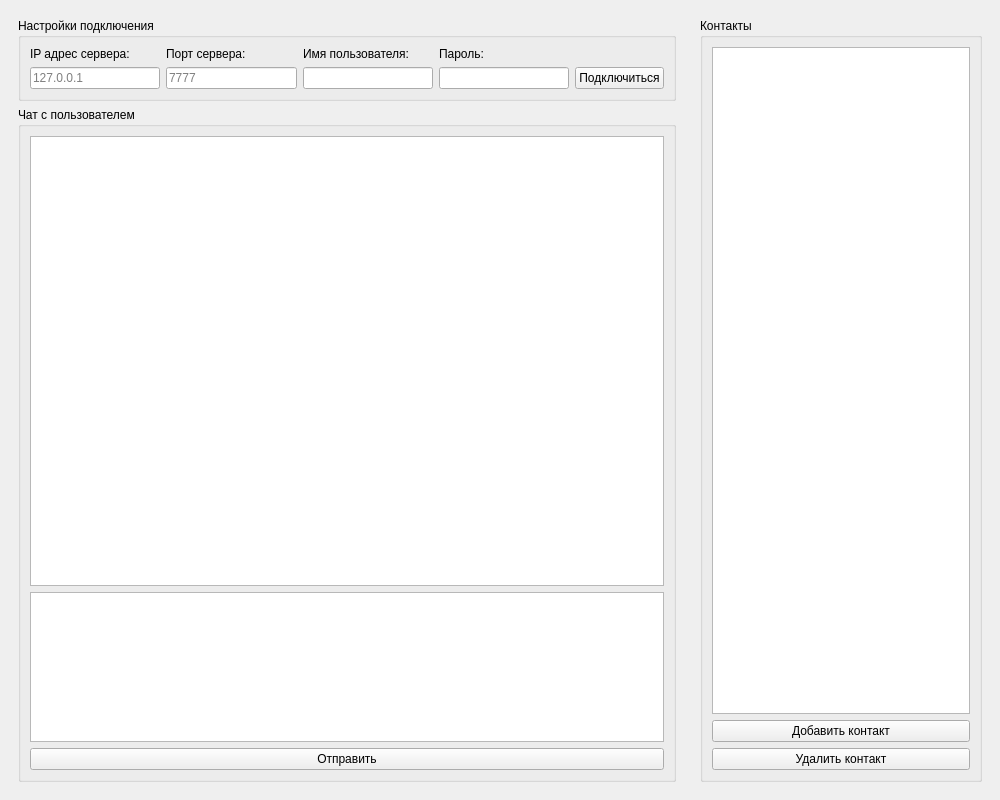
<?xml version="1.0" encoding="UTF-8"?>
<ui version="4.0">
 <class>MainWindow</class>
 <widget class="QMainWindow" name="MainWindow">
  <property name="geometry">
   <rect>
    <x>0</x>
    <y>0</y>
    <width>1000</width>
    <height>800</height>
   </rect>
  </property>
  <property name="sizePolicy">
   <sizepolicy hsizetype="Preferred" vsizetype="Preferred">
    <horstretch>0</horstretch>
    <verstretch>0</verstretch>
   </sizepolicy>
  </property>
  <property name="windowTitle">
   <string>GB PyChat</string>
  </property>
  <widget class="QWidget" name="centralwidget">
   <layout class="QHBoxLayout" name="horizontalLayout">
    <item>
     <widget class="QWidget" name="widgetMain" native="true">
      <layout class="QVBoxLayout" name="verticalLayout">
       <item>
        <widget class="QGroupBox" name="groupBoxConnection">
         <property name="title">
          <string>Настройки подключения</string>
         </property>
         <layout class="QGridLayout" name="gridLayout">
          <item row="1" column="0">
           <widget class="QLineEdit" name="lineEditIP">
            <property name="placeholderText">
             <string>127.0.0.1</string>
            </property>
           </widget>
          </item>
          <item row="0" column="0">
           <widget class="QLabel" name="labelIP">
            <property name="text">
             <string>IP адрес сервера:</string>
            </property>
           </widget>
          </item>
          <item row="1" column="4">
           <widget class="QPushButton" name="pushButtonConnect">
            <property name="text">
             <string>Подключиться</string>
            </property>
           </widget>
          </item>
          <item row="0" column="1">
           <widget class="QLabel" name="labelPort">
            <property name="text">
             <string>Порт сервера:</string>
            </property>
           </widget>
          </item>
          <item row="1" column="2">
           <widget class="QLineEdit" name="lineEditUsername"/>
          </item>
          <item row="0" column="2">
           <widget class="QLabel" name="labelUsername">
            <property name="text">
             <string>Имя пользователя:</string>
            </property>
           </widget>
          </item>
          <item row="1" column="1">
           <widget class="QLineEdit" name="lineEditPort">
            <property name="placeholderText">
             <string>7777</string>
            </property>
           </widget>
          </item>
          <item row="1" column="3">
           <widget class="QLineEdit" name="lineEditPasswd">
            <property name="echoMode">
             <enum>QLineEdit::Password</enum>
            </property>
           </widget>
          </item>
          <item row="0" column="3">
           <widget class="QLabel" name="labelPasswd">
            <property name="text">
             <string>Пароль:</string>
            </property>
           </widget>
          </item>
         </layout>
        </widget>
       </item>
       <item>
        <widget class="QGroupBox" name="groupBoxChat">
         <property name="title">
          <string>Чат с пользователем</string>
         </property>
         <layout class="QVBoxLayout" name="verticalLayout_4">
          <item>
           <widget class="QTextBrowser" name="textBrowserChat"/>
          </item>
          <item>
           <widget class="QTextEdit" name="textEditMessage">
            <property name="maximumSize">
             <size>
              <width>16777215</width>
              <height>150</height>
             </size>
            </property>
           </widget>
          </item>
          <item>
           <widget class="QPushButton" name="pushButtonSend">
            <property name="text">
             <string>Отправить</string>
            </property>
           </widget>
          </item>
         </layout>
        </widget>
       </item>
      </layout>
     </widget>
    </item>
    <item>
     <widget class="QWidget" name="widgetContacts" native="true">
      <property name="maximumSize">
       <size>
        <width>300</width>
        <height>16777215</height>
       </size>
      </property>
      <layout class="QVBoxLayout" name="verticalLayout_3">
       <property name="sizeConstraint">
        <enum>QLayout::SetDefaultConstraint</enum>
       </property>
       <item>
        <widget class="QGroupBox" name="groupBoxContacts">
         <property name="title">
          <string>Контакты</string>
         </property>
         <layout class="QVBoxLayout" name="verticalLayout_2">
          <item>
           <widget class="QListWidget" name="listWidgetContacts"/>
          </item>
          <item>
           <widget class="QPushButton" name="pushButtonAddContact">
            <property name="text">
             <string>Добавить контакт</string>
            </property>
           </widget>
          </item>
          <item>
           <widget class="QPushButton" name="pushButtonDeleteContact">
            <property name="text">
             <string>Удалить контакт</string>
            </property>
           </widget>
          </item>
         </layout>
        </widget>
       </item>
      </layout>
     </widget>
    </item>
   </layout>
  </widget>
 </widget>
 <resources/>
 <connections/>
</ui>
